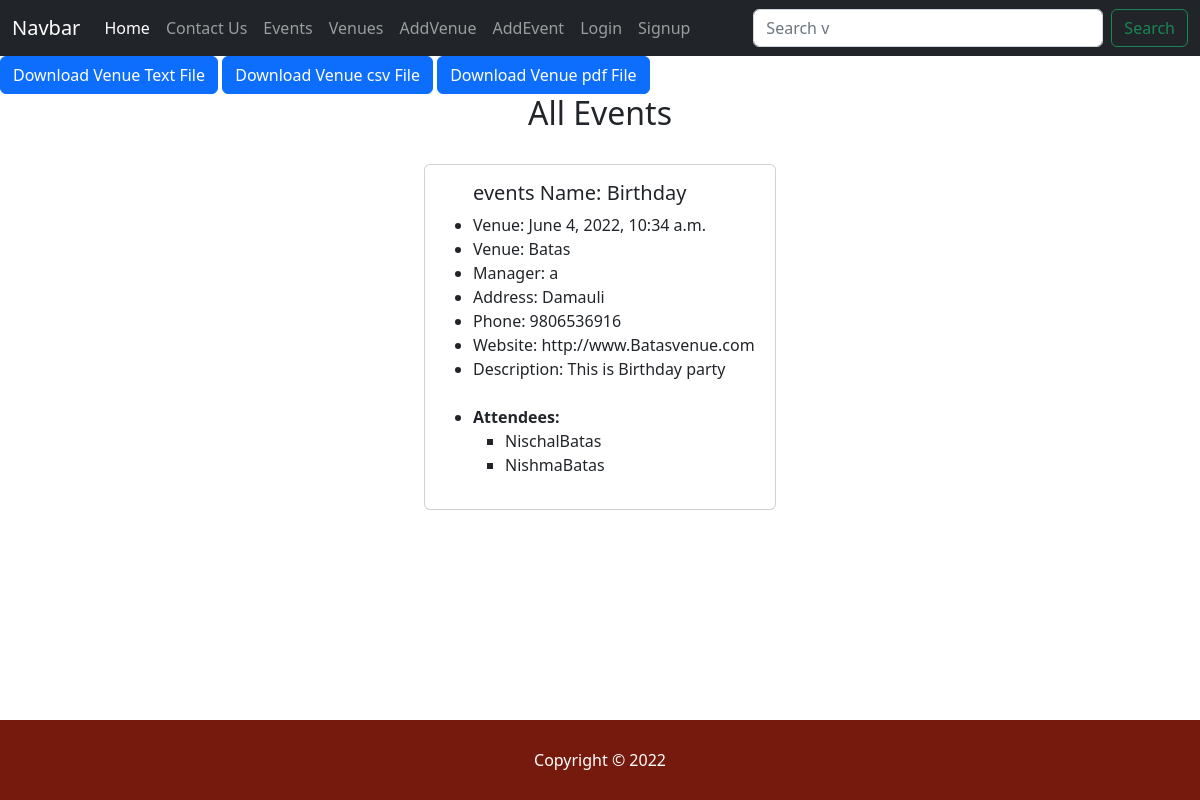
The page /events/1 on the database its author committed.
### home/models.py (models this page shows, shortened)
class Event(models.Model):
    name=models.CharField('Event Name',max_length=100,null=True,blank=True)
    event_date=models.DateTimeField()
    venue=models.ForeignKey(Venue,on_delete=models.CASCADE,blank=True,null=True)
    manager=models.ForeignKey(User,on_delete=models.SET_NULL,blank=True,null=True)
    description=models.TextField(max_length=100,null=True,blank=True)
    attendees=models.ManyToManyField(MyClubUser,blank=True)

class Venue(models.Model):
    name=models.CharField("Venue Name",max_length=100,null=True,blank=True)
    address=models.CharField(max_length=100,null=True,blank=True)
    zip_code=models.CharField('Zip code',max_length=100,null=True,blank=True)
    phone=models.CharField('Phone',max_length=100,null=True,blank=True)
    web=models.URLField('Website Address')
    email_address=models.EmailField('Email Address')
    def __str__(self):
        return self.name

class MyClubUser(models.Model):
    first_name=models.CharField(max_length=100,null=True,blank=True)
    last_name=models.CharField(max_length=100,null=True,blank=True)
    email=models.EmailField('User Email Address')
    def __str__(self):
        return self.first_name+''+self.last_name

### home/views.py (the view)
# urls.py: path('events/<int:event_id>',views.clickEvent,name="clickEvent"),
def clickEvent(request,event_id):
    events=Event.objects.get(pk=event_id)
    context={
        "events":events
    }
    return render(request,'show_events.html',context)

### templates/show_events.html
{% extends 'template.html'%}
{%block content%}
<h2 style="text-align:center">All Events</h2>
<div class="containers" style="display:flex; flex-wrap: wrap; justify-content: space-evenly;">
  <div class="card m-4" style="width: 22rem;">
    <div class="card-body">
    <ul>
      <h5 class="card-title">events Name: {{events.name}}</h5>
      <li><p class="card-text">Venue: {{events.event_date}}</p></li>
      <li><p class="card-text">Venue: {{events.venue}}</p></li>
      <li><p class="card-text">Manager: {{events.manager}}</p></li>
      <li><p class="card-text">Address: {{events.venue.address}}</p></li>
      <li><p class="card-text">Phone: {{events.venue.phone}}</p></li>
      <li><p class="card-text">Website: {{events.venue.web}}</p></li>
      <li><p class="card-text">Description: {{events.description}}</p></li><br>
      <li><strong>Attendees:</strong></li>
      {%for user in events.attendees.all%}
        <ul>
        <li style="list-style-type:square"><p class="card-text">{{user}}</p></li>
    </ul>
        {%endfor%}
    </ul>
    </div>
  </div>
</div>
{%endblock content%}

### templates/template.html (shortened to what this page needs)
<!DOCTYPE html>
<html lang="en">
<head>
    <link href="https://cdn.jsdelivr.net/npm/bootstrap@5.2.0-beta1/dist/css/bootstrap.min.css" rel="stylesheet">
    <link rel="stylesheet" type="text/css" href="../static/style.css">
</head>
<body>
    <nav class="navbar navbar-expand-lg navbar-dark bg-dark ">
        <div class="container-fluid">
          <a class="navbar-brand" href="#">Navbar</a>
          <div class="collapse navbar-collapse" id="navbarSupportedContent">
            <ul class="navbar-nav me-auto mb-2 mb-lg-0">
              <li class="nav-item">
                <a class="nav-link active" aria-current="page" href="{% url 'index'%}">Home</a>
              </li>
              <li class="nav-item">
                <a class="nav-link" href="{%url 'contact'%}">Contact Us</a>
              </li>
              <li class="nav-item">
                <a class="nav-link" href="{%url 'events'%}">Events</a>
              </li>
              <li class="nav-item">
                <a class="nav-link" href="{%url 'venues'%}">Venues</a>
              </li>
              <li class="nav-item">
                <a class="nav-link" href="{%url 'addvenue'%}">AddVenue</a>
              </li>
              <li class="nav-item">
                <a class="nav-link" href="{%url 'addevent'%}">AddEvent</a>
              </li>
              {%if user.is_authenticated%}
              <li class="nav-item">
                <a class="nav-link" href="{%url 'logout'%}">Logout</a>
              </li>
              <li class="nav-item">
                <a class="nav-link">Hello, {{user.username}}</a>
              </li>
              {%else%}
              <li class="nav-item">
                <a class="nav-link" href="{%url 'logins'%}">Login</a>
              </li>
              <li class="nav-item">
                <a class="nav-link" href="{%url 'signup'%}">Signup</a>
              </li>
              {%endif%}
            </ul>
            <form class="d-flex" role="search" method="post" action="{% url 'searchs'%}">
              <input class="form-control me-2" name='searchs' type="search" placeholder="Search v" aria-label="Search">
              <button class="btn btn-outline-success" type="submit">Search</button>
            </form>
          </div>
        </div>
      </nav>
    <a href="{% url 'venue_text'%}"> <button class="btn btn-primary">Download Venue Text File</button></a>
    <a href="{% url 'venue_csv'%}"> <button class="btn btn-primary">Download Venue csv File</button></a>
    <a href="{% url 'venue_pdf'%}"> <button class="btn btn-primary">Download Venue pdf File</button></a>
    {%block content%}
  {%endblock content%}
    <footer class="footer">Copyright &copy 2022</footer>
</body>
</html>

### templates/template.html (style rules this page uses)
.form-control { display: flex; width: 350px; justify-content: space-evenly }
footer { text-align: center; display: flex; flex-direction:column; justify-content: space-evenly; height: 10vh; background-color: rgb(119, 26, 14); color: white; position: fixed; bottom: 0; width: 100%; }

### rows shown on the page
Event: name "Birthday", event_date "June 4, 2022, 10:34 a.m.", venue "Batas", manager "a", venue.address "Damauli", venue.phone "9806536916", venue.web "http://www.Batasvenue.com", description "This is Birthday party"
MyClubUser: first_name+last_name "NischalBatas"
MyClubUser: first_name+last_name "NishmaBatas"
